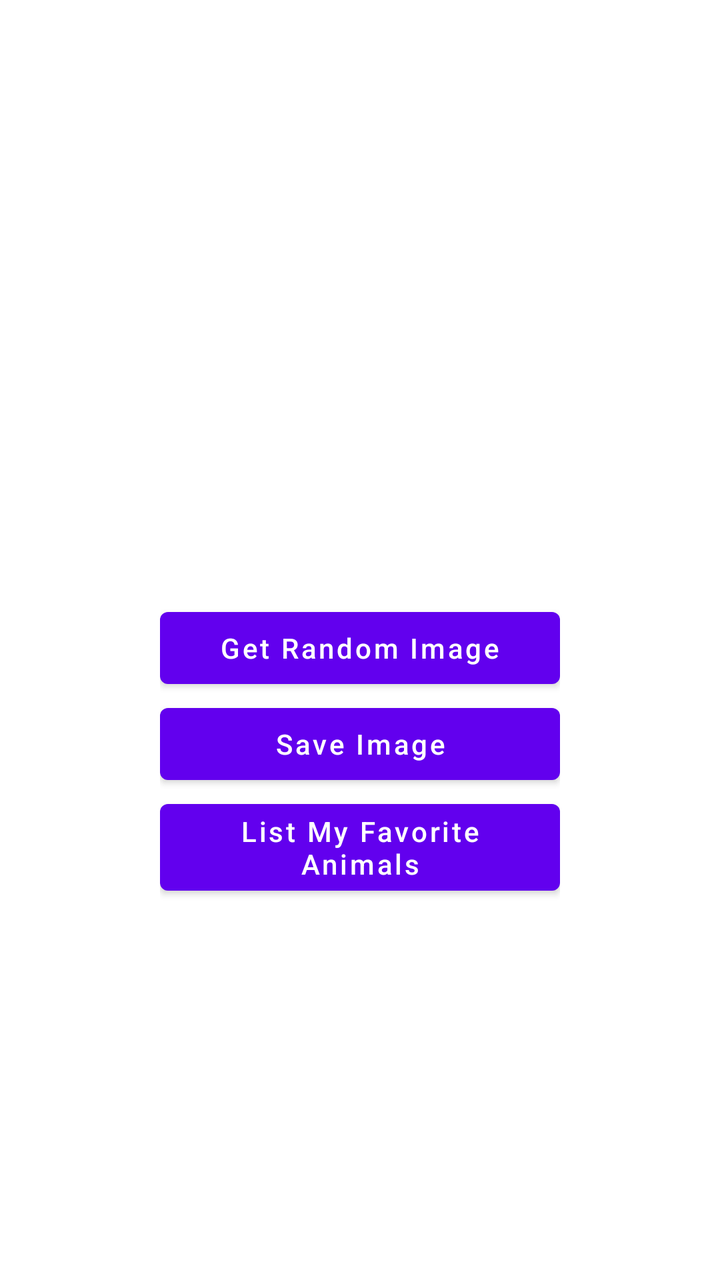
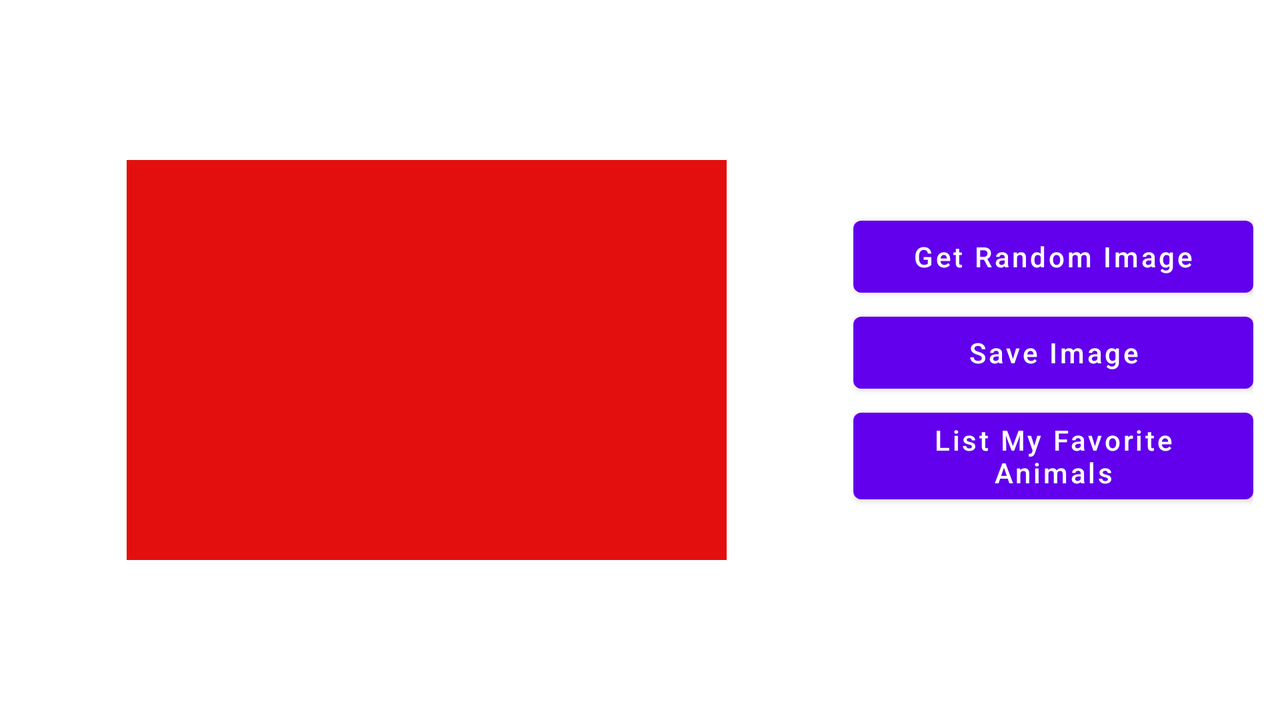

The same Android screen from two of the app's own layout files: first res/layout/ as a phone draws it, then the repository's variant for another configuration, drawn on a device whose configuration selects that folder. Both files follow.
<!-- AndroidManifest.xml: application theme Theme.MyFavoriteAnimals -->
<!-- res/layout/fragment_animal.xml -->
<?xml version="1.0" encoding="utf-8"?>
<androidx.constraintlayout.widget.ConstraintLayout xmlns:android="http://schemas.android.com/apk/res/android"
    xmlns:app="http://schemas.android.com/apk/res-auto"
    xmlns:tools="http://schemas.android.com/tools"
    android:layout_width="match_parent"
    android:layout_height="match_parent"
    tools:context=".ui.view.AnimalFragment">

    <ScrollView
        android:layout_width="0dp"
        android:layout_height="0dp"
        app:layout_constraintBottom_toBottomOf="parent"
        app:layout_constraintEnd_toEndOf="parent"
        app:layout_constraintStart_toStartOf="parent"
        app:layout_constraintTop_toTopOf="parent">

        <androidx.constraintlayout.widget.ConstraintLayout
            android:layout_width="match_parent"
            android:layout_height="wrap_content"
            tools:context=".ui.view.AnimalFragment">

            <ImageView
                android:id="@+id/ivAnimal"
                android:layout_width="match_parent"
                android:layout_height="200dp"
                android:layout_marginStart="30dp"
                android:layout_marginTop="50dp"
                android:layout_marginEnd="30dp"
                android:scaleType="centerCrop"
                android:src="@drawable/ic_launcher_background"
                app:layout_constraintEnd_toEndOf="parent"
                app:layout_constraintStart_toStartOf="parent"
                app:layout_constraintTop_toTopOf="parent" />

            <ProgressBar
                android:id="@+id/progressBar"
                android:layout_width="wrap_content"
                android:layout_height="wrap_content"
                app:layout_constraintBottom_toBottomOf="@id/ivAnimal"
                app:layout_constraintEnd_toEndOf="@id/ivAnimal"
                app:layout_constraintHorizontal_bias="0.5"
                app:layout_constraintStart_toStartOf="@id/ivAnimal"
                app:layout_constraintTop_toTopOf="@id/ivAnimal" />

            <LinearLayout
                android:layout_width="200dp"
                android:layout_height="wrap_content"
                android:layout_marginTop="50dp"
                android:orientation="vertical"
                app:layout_constraintEnd_toEndOf="parent"
                app:layout_constraintHorizontal_bias="0.5"
                app:layout_constraintStart_toStartOf="parent"
                app:layout_constraintTop_toBottomOf="@id/ivAnimal">

                <Button
                    android:id="@+id/btnGetRandomImage"
                    android:layout_width="match_parent"
                    android:layout_height="wrap_content"
                    android:text="@string/get_random_image"
                    android:textAllCaps="false"
                    app:layout_constraintBottom_toBottomOf="parent"
                    app:layout_constraintEnd_toEndOf="parent"
                    app:layout_constraintStart_toStartOf="parent"
                    app:layout_constraintTop_toTopOf="parent" />

                <Button
                    android:id="@+id/btnSaveImage"
                    android:layout_width="match_parent"
                    android:textAllCaps="false"
                    android:layout_height="wrap_content"
                    android:text="@string/save_image" />

                <Button
                    android:id="@+id/btnListImages"
                    android:textAllCaps="false"
                    android:layout_width="match_parent"
                    android:layout_height="wrap_content"
                    android:text="@string/listmyfavoriteanimals" />
            </LinearLayout>

        </androidx.constraintlayout.widget.ConstraintLayout>

    </ScrollView>
</androidx.constraintlayout.widget.ConstraintLayout>
<!-- resources referenced by this layout -->
<resources>
  <string name="get_random_image">Get Random Image</string>
  <string name="listmyfavoriteanimals">List My Favorite Animals</string>
  <string name="save_image">Save Image</string>
  <style name="Theme.MyFavoriteAnimals" parent="Theme.MaterialComponents.DayNight.DarkActionBar">
          
          <item name="colorPrimary">@color/purple_500</item>
          <item name="colorPrimaryVariant">@color/purple_700</item>
          <item name="colorOnPrimary">@color/white</item>
          
          <item name="colorSecondary">@color/teal_200</item>
          <item name="colorSecondaryVariant">@color/teal_700</item>
          <item name="colorOnSecondary">@color/black</item>
          
          <item name="android:statusBarColor" tools:targetApi="l">?attr/colorPrimaryVariant</item>
          
      </style>
</resources>
<!-- res/layout-land/fragment_animal.xml (the repository's variant of the layout above) -->
<!-- drawn on the phone turned sideways -->
<?xml version="1.0" encoding="utf-8"?>
<layout xmlns:android="http://schemas.android.com/apk/res/android"
    xmlns:app="http://schemas.android.com/apk/res-auto"
    xmlns:tools="http://schemas.android.com/tools">

    <data>

        <variable
            name="animal"
            type="com.said.myfavoriteanimals.data.db.entity.Animal" />
    </data>

    <LinearLayout
        android:layout_width="match_parent"
        android:layout_height="match_parent"
        android:orientation="horizontal">

        <androidx.constraintlayout.widget.ConstraintLayout
            android:layout_width="match_parent"
            android:layout_height="match_parent"
            android:layout_weight="1">

            <ImageView
                android:id="@+id/ivAnimal"
                android:layout_width="300dp"
                android:layout_height="200dp"
                android:background="#E30E0E"
                android:downloadImage="@{animal.imgUrl}"
                android:scaleType="centerCrop"
                app:layout_constraintBottom_toBottomOf="parent"
                app:layout_constraintEnd_toEndOf="parent"
                app:layout_constraintHorizontal_bias="0.5"
                app:layout_constraintStart_toStartOf="parent"
                app:layout_constraintTop_toTopOf="parent" />

            <ProgressBar
                android:id="@+id/progressBar"
                android:layout_width="wrap_content"
                android:layout_height="wrap_content"
                android:visibility="gone"
                app:layout_constraintBottom_toBottomOf="@id/ivAnimal"
                app:layout_constraintEnd_toEndOf="@id/ivAnimal"
                app:layout_constraintHorizontal_bias="0.5"
                app:layout_constraintStart_toStartOf="@id/ivAnimal"
                app:layout_constraintTop_toTopOf="@id/ivAnimal" />


        </androidx.constraintlayout.widget.ConstraintLayout>


        <androidx.constraintlayout.widget.ConstraintLayout
            android:layout_width="match_parent"
            android:layout_height="match_parent"
            android:layout_weight="2"
            tools:context=".ui.view.AnimalFragment">


            <LinearLayout
                android:layout_width="200dp"
                android:layout_height="wrap_content"
                android:orientation="vertical"
                app:layout_constraintBottom_toBottomOf="parent"
                app:layout_constraintStart_toStartOf="parent"
                app:layout_constraintTop_toTopOf="parent">

                <Button
                    android:id="@+id/btnGetRandomImage"
                    android:layout_width="match_parent"
                    android:layout_height="wrap_content"
                    android:text="@string/get_random_image"
                    android:textAllCaps="false"
                    app:layout_constraintBottom_toBottomOf="parent"
                    app:layout_constraintEnd_toEndOf="parent"
                    app:layout_constraintStart_toStartOf="parent"
                    app:layout_constraintTop_toTopOf="parent" />

                <Button
                    android:id="@+id/btnSaveImage"
                    android:layout_width="match_parent"
                    android:layout_height="wrap_content"
                    android:text="@string/save_image"
                    android:textAllCaps="false" />

                <Button
                    android:id="@+id/btnListImages"
                    android:layout_width="match_parent"
                    android:layout_height="wrap_content"
                    android:text="@string/listmyfavoriteanimals"
                    android:textAllCaps="false" />
            </LinearLayout>

        </androidx.constraintlayout.widget.ConstraintLayout>
    </LinearLayout>

</layout>
